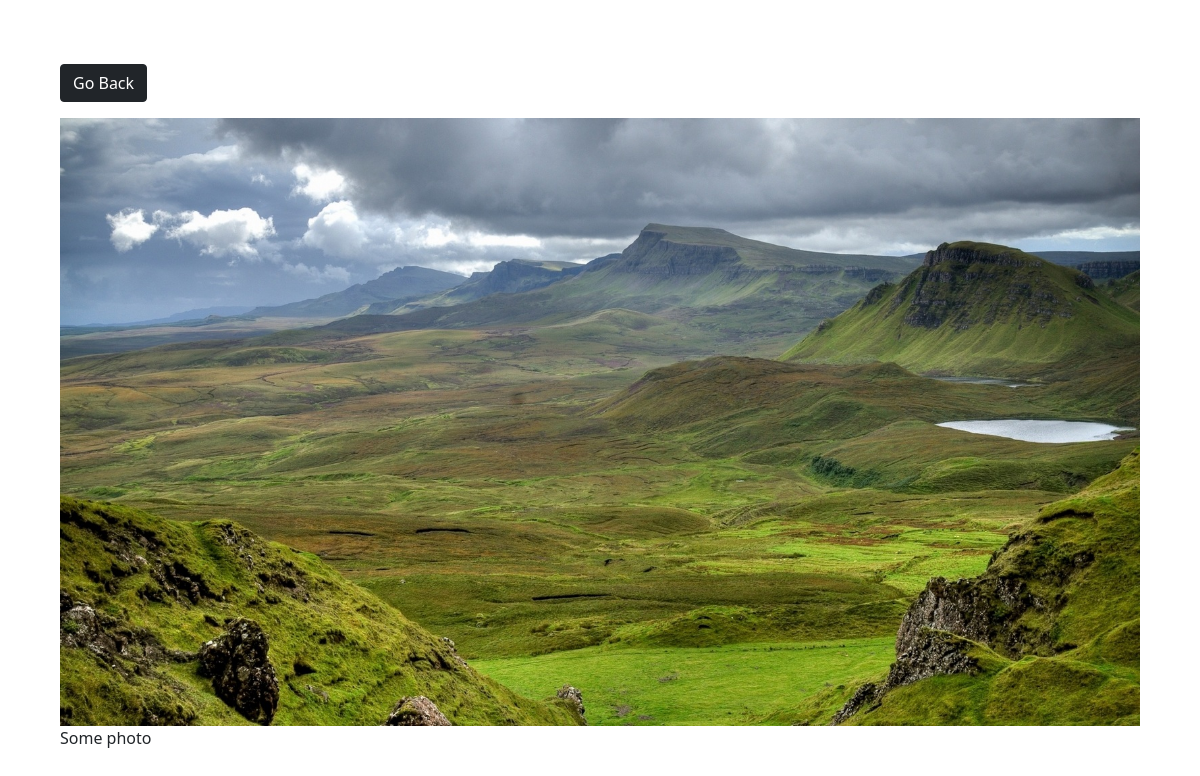
The app's page /view_photo/5/ with its own data.
### base/models.py (models this page shows, shortened)
class Photo(models.Model):
    category = models.ForeignKey(Category, on_delete=models.SET_NULL, null=True, blank=True)
    image = models.ImageField(null=False, blank=False)
    description = models.TextField()

### base/views.py (the view)
# urls.py: path('view_photo/<str:pk>/', view_photo, name='view_photo'),
def view_photo(request, pk):
    photo = Photo.objects.get(id=pk)
    context = {'photo': photo}
    return render(request, 'base/view_photo.html', context=context)

### base/templates/base/view_photo.html (shortened to what this page needs)
<!doctype html>
<html lang="en">
<head>
    <link href="https://cdn.jsdelivr.net/npm/bootstrap@5.1.3/dist/css/bootstrap.min.css"
          rel="stylesheet"
>
</head>
<body class="m-5">
    <div class="container">
        <div class="row justify-content-center">
            <div class="col">
                <a class="btn btn-dark my-3" href="{% url 'index' %}">Go Back</a>
                <div style="height: 90vh;">
                    <img style="max-width: 100%; max-height: 100%;" src="{{ photo.image.url }}">
                    <p>{{ photo.description }}</p>
                </div>
            </div>
        </div>
    </div>
</body>
</html>

### records on screen
Photo: image (picture), description "Some photo"
